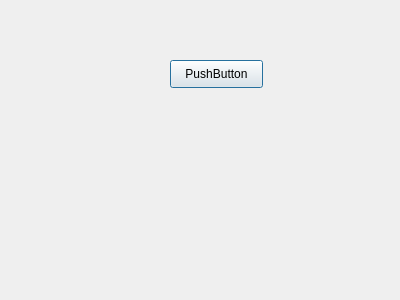
<?xml version="1.0" encoding="UTF-8"?>
<ui version="4.0">
 <class>change_color</class>
 <widget class="QDialog" name="change_color">
  <property name="geometry">
   <rect>
    <x>0</x>
    <y>0</y>
    <width>400</width>
    <height>300</height>
   </rect>
  </property>
  <property name="windowTitle">
   <string>Dialog</string>
  </property>
  <property name="modal">
   <bool>false</bool>
  </property>
  <widget class="QPushButton" name="pushButton">
   <property name="geometry">
    <rect>
     <x>170</x>
     <y>60</y>
     <width>93</width>
     <height>28</height>
    </rect>
   </property>
   <property name="text">
    <string>PushButton</string>
   </property>
  </widget>
 </widget>
 <resources/>
 <connections/>
</ui>
